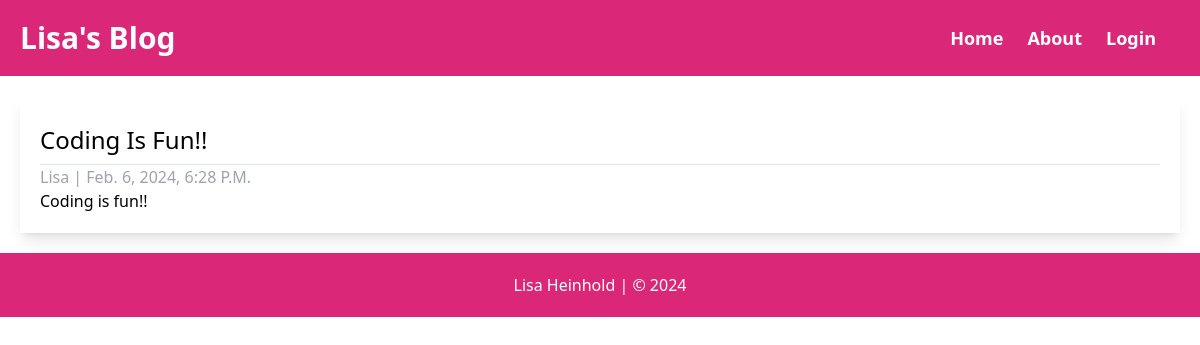
Screenshot of /coding/ with the database file from the repository.
### app/models.py (models this page shows, shortened)
class Post(models.Model):
    title = models.CharField(max_length=200, unique=True)
    slug = models.SlugField(max_length=200, unique=True)
    author = models.ForeignKey(User, on_delete=models.CASCADE, related_name="blog_posts")
    created_on = models.DateTimeField(auto_now_add=True)
    updated_on = models.DateTimeField(auto_now=True)
    content = models.TextField()
    status = models.IntegerField(choices=STATUS, default=0)
    class Meta:
        ordering = ["-created_on"]

### app/views.py (the view)
# urls.py: path('<slug:slug>/', views.PostDetail.as_view(), name='post_detail'),  # Update this line
class PostDetail(generic.DetailView):
    model = Post
    template_name = 'post_detail.html'

### templates/post_detail.html
{% extends 'base.html' %}
{% block content %}
<div id="container">
    <div id="row">
        <div id="card" class="m-5 p-5 shadow-lg">
            <h2 class="text-2xl capitalize py-2">{{ post.title }}</h2>
            <hr>
            <p class="text-gray-400 capitalize">{{ post.author }} | {{ post.created_on }}</p>
            <p>{{ post.content|safe }}</p>
        </div>
    </div>
</div>
{% endblock content %}

### rows the page displays
Post: title "Coding Is Fun!!", author "Lisa", created_on "Feb. 6, 2024, 6:28 P.m.", content "Coding is fun!!"
